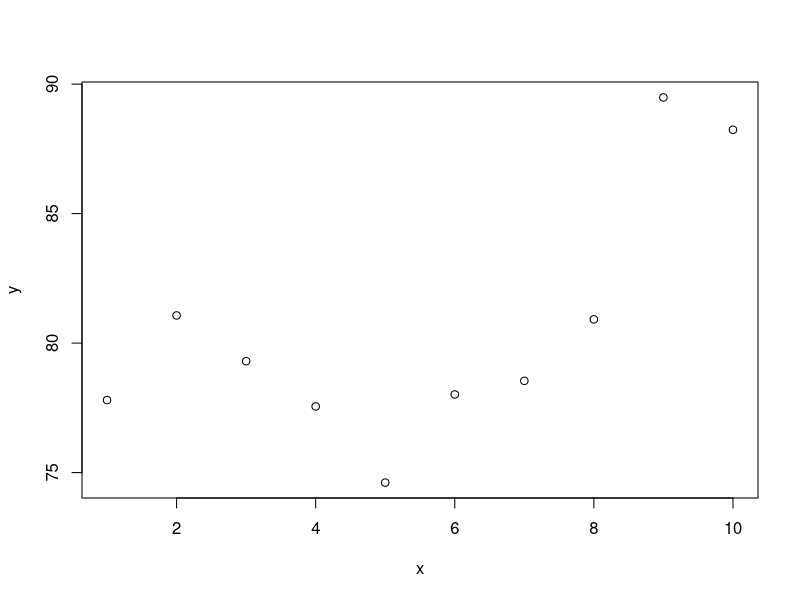

Reproduce this figure in R.
## ---- chunk 1
knitr::opts_chunk$set(echo = TRUE)
## ---- chunk 2
x=seq(1,10,len=10)
y=40*2 + rnorm(10,0,5)
plot(x,y)
summary(x)
## ---- chunk 3
mean(x)
